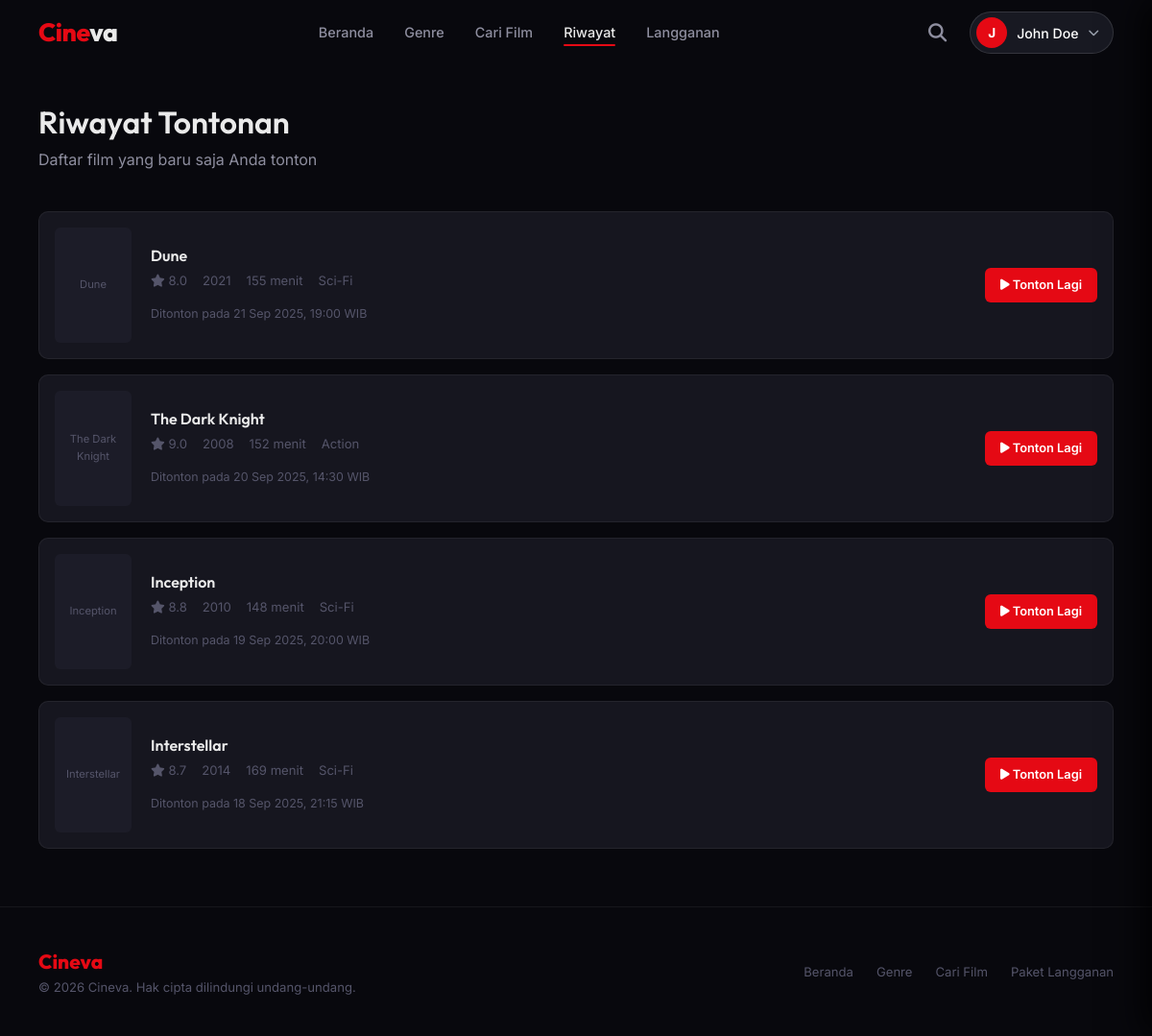
Screenshot of /history.php (signed in) with the database file from the repository.
### tables this page shows
CREATE TABLE customers (
    id INT AUTO_INCREMENT PRIMARY KEY,
    user_id INT NOT NULL UNIQUE,
    name VARCHAR(255) NOT NULL,
    email VARCHAR(255) NOT NULL UNIQUE,
    password VARCHAR(255) NOT NULL,
    subscription ENUM('free','basic','standard','premium') DEFAULT 'free',
    subscription_expires_at DATETIME NULL,
    active_order_id VARCHAR(100) NULL,
    payment_method VARCHAR(50) NULL,
    updated_at TIMESTAMP DEFAULT CURRENT_TIMESTAMP ON UPDATE CURRENT_TIMESTAMP,
    FOREIGN KEY (user_id) REFERENCES users(id) ON DELETE CASCADE
);

CREATE TABLE users (
    id INT AUTO_INCREMENT PRIMARY KEY,
    name VARCHAR(255) NOT NULL,
    email VARCHAR(255) NOT NULL UNIQUE,
    password VARCHAR(255) NOT NULL,
    role VARCHAR(20) DEFAULT 'user',
    created_at TIMESTAMP DEFAULT CURRENT_TIMESTAMP
);

CREATE TABLE watch_history (
    id INT AUTO_INCREMENT PRIMARY KEY,
    user_id INT NOT NULL,
    movie_id INT NOT NULL,
    progress INT DEFAULT 0,
    watched_at DATETIME DEFAULT CURRENT_TIMESTAMP,
    FOREIGN KEY (user_id) REFERENCES users(id) ON DELETE CASCADE,
    FOREIGN KEY (movie_id) REFERENCES movies(id) ON DELETE CASCADE
);

CREATE TABLE movies (
    id INT AUTO_INCREMENT PRIMARY KEY,
    genre_id INT NOT NULL,
    title VARCHAR(255) NOT NULL,
    description TEXT,
    poster_url VARCHAR(500) DEFAULT '',
    year INT,
    rating DECIMAL(3,1) DEFAULT 0,
    duration INT DEFAULT 0,
    trailer_url VARCHAR(500) DEFAULT '',
    is_featured TINYINT(1) DEFAULT 0,
    created_at TIMESTAMP DEFAULT CURRENT_TIMESTAMP,
    FOREIGN KEY (genre_id) REFERENCES genres(id) ON DELETE CASCADE
);

CREATE TABLE genres (
    id INT AUTO_INCREMENT PRIMARY KEY,
    name VARCHAR(100) NOT NULL,
    description TEXT
);

### includes/auth.php (called while the page is built, shortened)
<?php
function isLoggedIn() {
    return isset($_SESSION['user_id']);
}
function getCurrentUser($conn) {
    $stmt = $conn->prepare("
        SELECT u.id, u.name, u.email, u.role, u.created_at,
               COALESCE(c.subscription, 'free') AS subscription,
               c.subscription_expires_at,
               c.active_order_id,
               c.payment_method
        FROM users u
        LEFT JOIN customers c ON c.user_id = u.id
        WHERE u.id = ?
    ");
    $stmt->bind_param("i", $_SESSION['user_id']);
    $stmt->execute();
    $result = $stmt->get_result();
    $userData = $result->fetch_assoc();
    return $userData;
}

### history.php (the view, shortened to what this page needs)
<?php
require_once __DIR__ . '/includes/auth.php';
require_once __DIR__ . '/config/database.php';
$userId = $_SESSION['user_id'];
$stmt = $conn->prepare("
    SELECT wh.*, m.title, m.poster_url, m.year, m.rating, m.duration, g.name as genre_name
    FROM watch_history wh
    JOIN movies m ON wh.movie_id = m.id
    JOIN genres g ON m.genre_id = g.id
    WHERE wh.user_id = ?
    ORDER BY wh.watched_at DESC
");
$stmt->bind_param("i", $userId);
$stmt->execute();
$history = $stmt->get_result();
include __DIR__ . '/includes/header.php';
?>
<div class="history-page">
    <div class="container">
        <div class="page-header">
            <h1>Riwayat Tontonan</h1>
            <p>Daftar film yang baru saja Anda tonton</p>
        </div>
        <?php if ($history->num_rows > 0): ?>
        <div class="history-list">
            <?php while ($item = $history->fetch_assoc()): ?>
            <div class="history-item">
                <div class="history-poster">
                    <?php if ($item['poster_url']): ?>
                    <img src="<?= asset($item['poster_url']) ?>" alt="<?= htmlspecialchars($item['title']) ?>">
                    <?php else: ?>
                    <div class="history-poster-placeholder"><?= htmlspecialchars($item['title']) ?></div>
                    <?php endif; ?>
                </div>
                <div class="history-info">
                    <h4><a href="/cineva/movie.php?id=<?= $item['movie_id'] ?>"><?= htmlspecialchars($item['title']) ?></a></h4>
                    <div class="history-info-meta">
                        <span><i class="fa-solid fa-star"></i> <?= number_format($item['rating'], 1) ?></span>
                        <span><?= $item['year'] ?></span>
                        <span><?= $item['duration'] ?> menit</span>
                        <span><?= htmlspecialchars($item['genre_name']) ?></span>
                    </div>
                    <span style="font-size:0.78rem; color:var(--text-dim); margin-top:4px; display:block;">
                        Ditonton pada <?= date('d M Y, H:i', strtotime($item['watched_at'])) ?> WIB
                    </span>
                </div>
                <div class="history-actions">
                    <a href="/cineva/watch.php?id=<?= $item['movie_id'] ?>" class="btn-sm primary"><i class="fa-solid fa-play"></i> Tonton Lagi</a>
                </div>
            </div>
            <?php endwhile; ?>
        </div>
        <?php endif; ?>
    </div>
</div>
<?php include __DIR__ . '/includes/footer.php'; ?>

### includes/navbar.php (shortened to what this page needs)
<?php
require_once __DIR__ . '/auth.php';
require_once __DIR__ . '/../config/database.php';
$currentUser = isLoggedIn() ? getCurrentUser($conn) : null;
$currentPage = basename($_SERVER['PHP_SELF'], '.php');
?>
<nav class="navbar" id="navbar">
    <div class="container">
        <a href="/cineva/" class="nav-logo">Cine<span>va</span></a>
        <ul class="nav-links">
            <li><a href="/cineva/" class="<?= $currentPage === 'index' ? 'active' : '' ?>">Beranda</a></li>
            <li><a href="/cineva/genre.php" class="<?= $currentPage === 'genre' ? 'active' : '' ?>">Genre</a></li>
            <li><a href="/cineva/search.php" class="<?= $currentPage === 'search' ? 'active' : '' ?>">Cari Film</a></li>
            <?php if (isLoggedIn()): ?>
            <li><a href="/cineva/history.php" class="<?= $currentPage === 'history' ? 'active' : '' ?>">Riwayat</a></li>
            <li><a href="/cineva/subscription.php" class="<?= $currentPage === 'subscription' ? 'active' : '' ?>">Langganan</a></li>
            <?php endif; ?>
        </ul>
        <div class="nav-right">
            <a href="/cineva/search.php" class="nav-search-btn" title="Cari Film"><i class="fa-solid fa-search"></i></a>
            <?php if ($currentUser): ?>
            <div class="nav-user" id="nav-user-menu">
                <button type="button" class="nav-user-btn" id="nav-user-btn" aria-haspopup="true" aria-expanded="false">
                    <span class="nav-user-avatar"><?= strtoupper(substr($currentUser['name'], 0, 1)) ?></span>
                    <span class="nav-user-name"><?= htmlspecialchars($currentUser['name']) ?></span>
                    <i class="fa-solid fa-chevron-down nav-user-arrow"></i>
                </button>
            </div>
            <?php endif; ?>
        </div>
    </div>
</nav>

### rows the page displays
customers: user.name "J", user.name "John Doe"
watch_history: movie.title "Dune", movie.rating "8.0", movie.year "2021", movie.duration "155", genres.name "Sci-Fi", watched_at "21 Sep 2025, 19:00"
watch_history: movie.title "The Dark Knight", movie.rating "9.0", movie.year "2008", movie.duration "152", genres.name "Action", watched_at "20 Sep 2025, 14:30"
watch_history: movie.title "Inception", movie.rating "8.8", movie.year "2010", movie.duration "148", genres.name "Sci-Fi", watched_at "19 Sep 2025, 20:00"
watch_history: movie.title "Interstellar", movie.rating "8.7", movie.year "2014", movie.duration "169", genres.name "Sci-Fi", watched_at "18 Sep 2025, 21:15"
